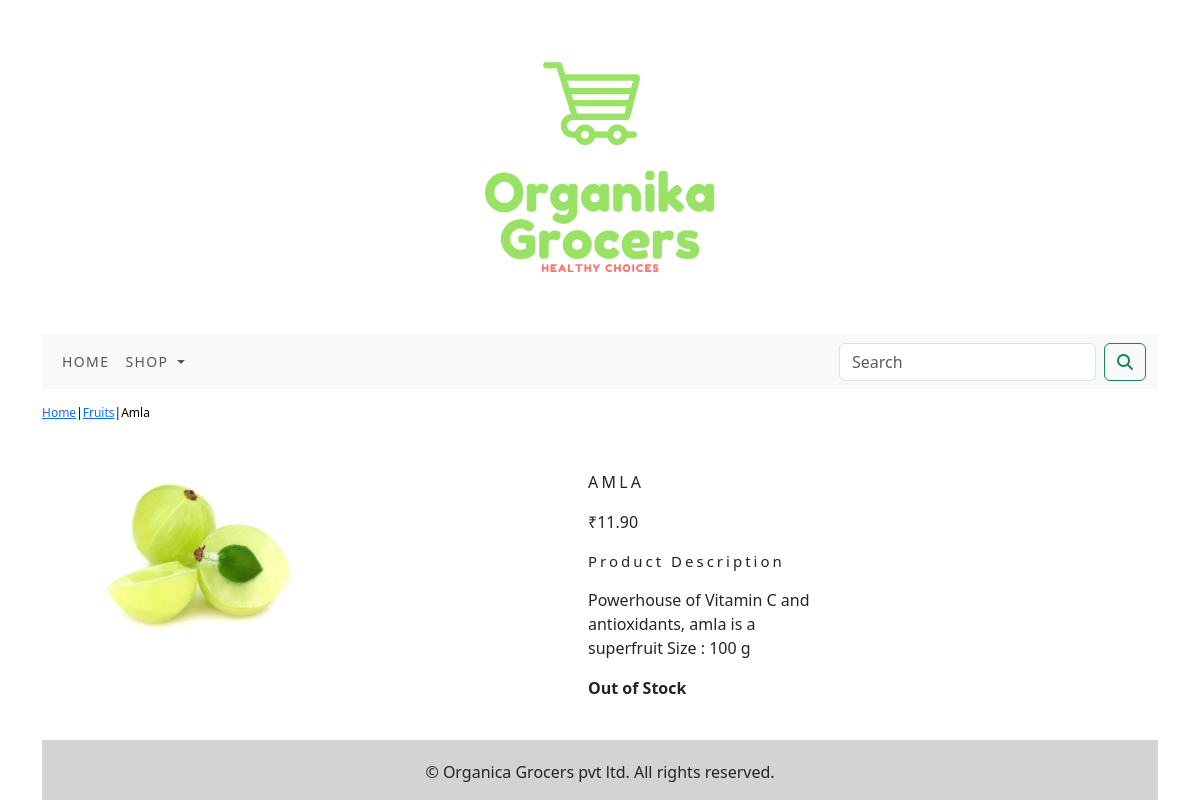
Page /shop/fruits/amla/ on the committed database.
### shop/models.py (models this page shows, shortened)
class Product(models.Model):
    name = models.CharField(max_length=250, unique=True)
    slug = models.SlugField(max_length=250, unique=True)
    description = models.TextField(blank=True)
    price = models.DecimalField(max_digits=10, decimal_places=2)
    category = models.ForeignKey(Category, on_delete=models.CASCADE)
    image = models.ImageField(upload_to='product', blank=True)
    stock = models.IntegerField()
    available = models.BooleanField(default=True)
    created = models.DateTimeField(auto_now_add=True)
    updated = models.DateTimeField(auto_now=True)
    class Meta:
        ordering = ('name',)
        verbose_name = 'product'
        verbose_name_plural = 'products'

class Category(models.Model):
    name = models.CharField(max_length=250, unique=True)
    slug = models.SlugField(max_length=250, unique=True)
    description = models.TextField(blank=True)
    image = models.ImageField(upload_to='category', blank=True)
    class Meta:
        ordering = ('name',)
        verbose_name = 'category'
        verbose_name_plural = 'categories'
    def get_url(self):
        return reverse('shop:products_by_category', args=(self.slug,))
    def __str__(self):
        return '{}'.format(self.name)

### shop/views.py (the view)
# urls.py: path('<slug:c_slug>/<slug:product_slug>/', views.proDetail, name='prodCatdetail'),
def proDetail(request,c_slug, product_slug):
    try:
        product= Product.objects.get(category__slug=c_slug, slug=product_slug)
    except Exception as e:
        raise e
    return render(request, 'product.html', {'product': product})

### cart/context_processors.py (called while the page is built)
def counter(request):
    item_count=0
    if 'admin' in request.path:
        return {}
    else:
        try:
            cart= Cart.objects.filter(cart_id=_cart_id(request))
            cart_items =CartItem.objects.all().filter(cart=cart[:1])
            for cart_item in cart_items:
                item_count += cart_item.quantity
        except Cart.DoesNotExist:
            item_count = 0
    return dict(item_count=item_count)

### cart/views.py (called while the page is built)
def _cart_id(request):
    cart = request.session.session_key
    if not cart:
        cart = request.session.create()
    return cart

### shop/context_processors.py (called while the page is built)
def menu_links(request):
    links = Category.objects.all()
    return dict(links=links)

### templates/product.html (shortened to what this page needs)
{% extends 'base.html' %}
{% load static %}
{% block content %}
<div class="row my_prod_row_class">
    <div class="mx_auto">
        <p><a href="{% url 'shop:allProdCat' %}">Home</a>|<a href="{{product.category.get_url}}">{{product.category}}</a>|{{product.name}}</p>
    </div>
</div>
<div class="container">
    <div class="row" style="width:50%; float:left;">
        <div class="col-12 col-sm-12 col-md-12 col-lg-6 text-center">
            <div style="min-width:18rem;">
                <img src="{{product.image.url}}" alt="{{product.name}}" width="70%">
            </div>
        </div>
    </div>
    <div class="row" style="width:50%;">
        <div class="col-12 col-sm-12 col-md-12 col-lg-6">
            <div>
            <h1 class="my_prod_title">{{product.name}}</h1>
            <p>₹{{product.price}}</p>
            <p class="my_title">Product Description</p>
            <p class="text-justify my_prod_text">{{product.description}}</p>
            {% if product.stock <= 0 %}
            <p class="text-justify my_prod_text"><b>Out of Stock</b></p>
            {% else %}
            <a class="btn btn-secondary" href="{% url 'cart:add_cart' product.id %}">Add to Cart</a>
            {% endif %}
            </div>
        </div>
    </div>
</div>
{% endblock %}

### static/css/custom.css (style rules this page uses)
.my_title { font-size:15px; letter-spacing: .2em; }
.my_prod_row_class { padding-top:15px; padding-bottom:20px; }
.my_prod_row_class .mx_auto { color:#000; font-size:12px; text-decoration:none; }
.my_prod_title { font-size:16px; text-transform:uppercase; letter-spacing:.2em; padding-top:15px; padding-bottom:10px; }
.my_prod_text { padding-right:20px; }

### rows in the picture
Product: category "Fruits", name "Amla", image (picture), name "AMLA", price "11.90", description "Powerhouse of Vitamin C and antioxidants, amla is a superfruit Size : 100 g"
